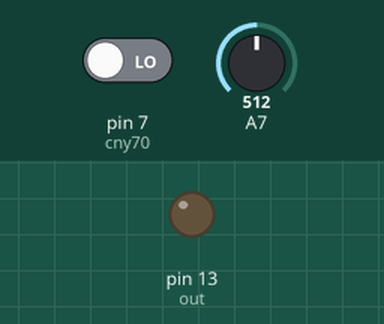
Simulated run of this sketch. Board: Arduino Uno, built with avr-gcc and run on an emulated ATmega328P. Shown: output pins drawn as LEDs (lit = HIGH). The inputs (shaded band) are chosen by the test bench; at power-on: pin 7 (cny70) LOW, A7 = 512. What the sketch prints to the serial monitor is not drawn.

Above: at 1.2 s.
1.3 s: pin 7 (cny70) driven HIGH
At 1.7 s:
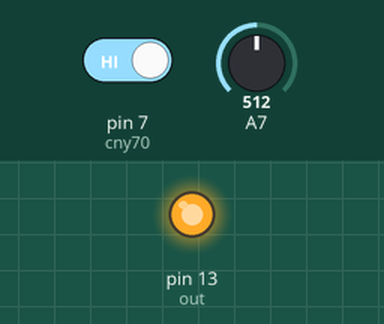
2.8 s: pin 7 (cny70) driven LOW
At 4.1 s:
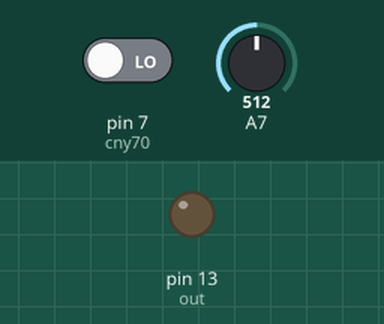
Timing chart, 0 to 5.8 s (numbered marks = the images above; inputs shaded):
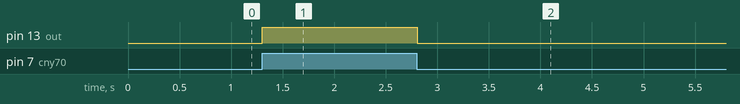

The sketch:

CNY70DigitalTest.ino
```cpp
int cny70 = 7;
int out = 13;
int val = 0;
int dig = 0;
void setup() {
  // put your setup code here, to run once:
  pinMode(cny70, INPUT);
  pinMode(out, OUTPUT);
  Serial.begin(9600);
}

void loop() {
  // put your main code here, to run repeatedly:
  dig = digitalRead(cny70);
  val = analogRead(cny70);
  digitalWrite(out, dig);
  Serial.println(val);
}
```

Measured:
- after the input at 1.3 s, pin 13 (out): LOW → HIGH at once
- after the input at 2.8 s, pin 13 (out): HIGH → LOW at once
